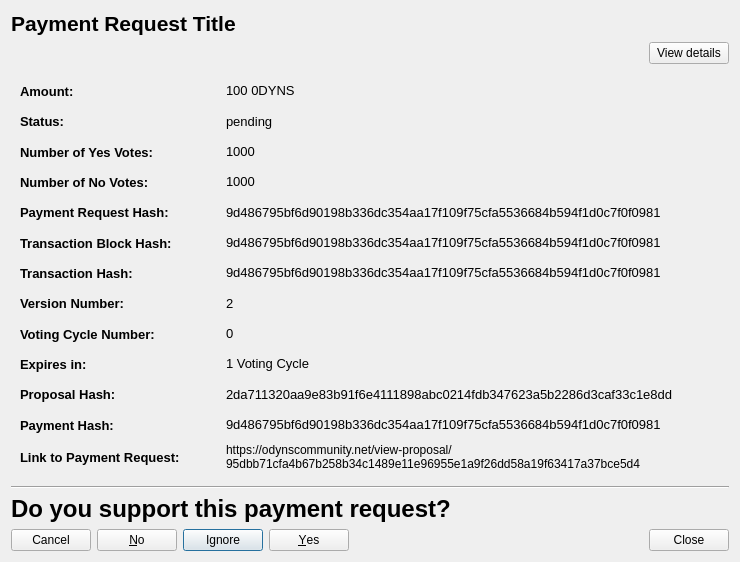
<?xml version="1.0" encoding="UTF-8"?>
<ui version="4.0">
 <class>CommunityFundDisplayPaymentRequestDetailed</class>
 <widget class="QWidget" name="CommunityFundDisplayPaymentRequestDetailed">
  <property name="geometry">
   <rect>
    <x>0</x>
    <y>0</y>
    <width>740</width>
    <height>562</height>
   </rect>
  </property>
  <property name="sizePolicy">
   <sizepolicy hsizetype="Preferred" vsizetype="MinimumExpanding">
    <horstretch>0</horstretch>
    <verstretch>0</verstretch>
   </sizepolicy>
  </property>
  <property name="minimumSize">
   <size>
    <width>740</width>
    <height>300</height>
   </size>
  </property>
  <property name="windowTitle">
   <string>Payment Request Details</string>
  </property>
  <layout class="QVBoxLayout" name="verticalLayout">
   <item>
    <widget class="QLabel" name="labelPaymentRequestTitle">
     <property name="sizePolicy">
      <sizepolicy hsizetype="Preferred" vsizetype="Minimum">
       <horstretch>0</horstretch>
       <verstretch>0</verstretch>
      </sizepolicy>
     </property>
     <property name="maximumSize">
      <size>
       <width>16777215</width>
       <height>500</height>
      </size>
     </property>
     <property name="font">
      <font>
       <pointsize>16</pointsize>
       <weight>75</weight>
       <bold>true</bold>
      </font>
     </property>
     <property name="text">
      <string>Payment Request Title</string>
     </property>
     <property name="wordWrap">
      <bool>true</bool>
     </property>
     <property name="openExternalLinks">
      <bool>false</bool>
     </property>
    </widget>
   </item>
   <item>
    <layout class="QHBoxLayout" name="horizontalLayout_4">
     <item>
      <spacer name="horizontalSpacer">
       <property name="orientation">
        <enum>Qt::Horizontal</enum>
       </property>
       <property name="sizeHint" stdset="0">
        <size>
         <width>40</width>
         <height>20</height>
        </size>
       </property>
      </spacer>
     </item>
     <item>
      <widget class="QPushButton" name="detailsBtn">
       <property name="text">
        <string>View details</string>
       </property>
      </widget>
     </item>
    </layout>
   </item>
   <item>
    <widget class="QWidget" name="detailsWidget" native="true">
     <property name="sizePolicy">
      <sizepolicy hsizetype="Preferred" vsizetype="Expanding">
       <horstretch>0</horstretch>
       <verstretch>0</verstretch>
      </sizepolicy>
     </property>
     <layout class="QVBoxLayout" name="verticalLayout_2">
      <item>
       <layout class="QVBoxLayout" name="verticalLayoutDetailedInfomation_2">
        <item>
         <layout class="QHBoxLayout" name="horizontalLayoutAmount_2">
          <item>
           <widget class="QLabel" name="labelPrequestAmountTitle">
            <property name="sizePolicy">
             <sizepolicy hsizetype="Fixed" vsizetype="Preferred">
              <horstretch>0</horstretch>
              <verstretch>0</verstretch>
             </sizepolicy>
            </property>
            <property name="minimumSize">
             <size>
              <width>200</width>
              <height>0</height>
             </size>
            </property>
            <property name="font">
             <font>
              <pointsize>10</pointsize>
              <weight>75</weight>
              <bold>true</bold>
             </font>
            </property>
            <property name="text">
             <string>Amount:</string>
            </property>
            <property name="textInteractionFlags">
             <set>Qt::NoTextInteraction</set>
            </property>
           </widget>
          </item>
          <item>
           <widget class="QLabel" name="labelPrequestAmount">
            <property name="font">
             <font>
              <pointsize>10</pointsize>
             </font>
            </property>
            <property name="text">
             <string>100 0DYNS</string>
            </property>
            <property name="textInteractionFlags">
             <set>Qt::TextSelectableByMouse</set>
            </property>
           </widget>
          </item>
         </layout>
        </item>
        <item>
         <layout class="QHBoxLayout" name="horizontalLayoutFee_2">
          <item>
           <widget class="QLabel" name="labelPrequestStatusTitle">
            <property name="sizePolicy">
             <sizepolicy hsizetype="Fixed" vsizetype="Preferred">
              <horstretch>0</horstretch>
              <verstretch>0</verstretch>
             </sizepolicy>
            </property>
            <property name="minimumSize">
             <size>
              <width>200</width>
              <height>0</height>
             </size>
            </property>
            <property name="font">
             <font>
              <pointsize>10</pointsize>
              <weight>75</weight>
              <bold>true</bold>
             </font>
            </property>
            <property name="text">
             <string>Status:</string>
            </property>
            <property name="textInteractionFlags">
             <set>Qt::NoTextInteraction</set>
            </property>
           </widget>
          </item>
          <item>
           <widget class="QLabel" name="labelPrequestStatus">
            <property name="font">
             <font>
              <pointsize>10</pointsize>
             </font>
            </property>
            <property name="text">
             <string>pending</string>
            </property>
            <property name="textInteractionFlags">
             <set>Qt::TextSelectableByMouse</set>
            </property>
           </widget>
          </item>
         </layout>
        </item>
        <item>
         <layout class="QHBoxLayout" name="horizontalLayoutAddress_2">
          <item>
           <widget class="QLabel" name="labelPrequestYesTitle">
            <property name="sizePolicy">
             <sizepolicy hsizetype="Fixed" vsizetype="Preferred">
              <horstretch>0</horstretch>
              <verstretch>0</verstretch>
             </sizepolicy>
            </property>
            <property name="minimumSize">
             <size>
              <width>200</width>
              <height>0</height>
             </size>
            </property>
            <property name="font">
             <font>
              <pointsize>10</pointsize>
              <weight>75</weight>
              <bold>true</bold>
             </font>
            </property>
            <property name="text">
             <string>Number of Yes Votes:</string>
            </property>
            <property name="textInteractionFlags">
             <set>Qt::NoTextInteraction</set>
            </property>
           </widget>
          </item>
          <item>
           <widget class="QLabel" name="labelPrequestYes">
            <property name="font">
             <font>
              <pointsize>10</pointsize>
             </font>
            </property>
            <property name="text">
             <string>1000</string>
            </property>
            <property name="textInteractionFlags">
             <set>Qt::TextSelectableByMouse</set>
            </property>
           </widget>
          </item>
         </layout>
        </item>
        <item>
         <layout class="QHBoxLayout" name="horizontalLayoutDeadline_2">
          <item>
           <widget class="QLabel" name="labelPrequestNoTitle">
            <property name="sizePolicy">
             <sizepolicy hsizetype="Fixed" vsizetype="Preferred">
              <horstretch>0</horstretch>
              <verstretch>0</verstretch>
             </sizepolicy>
            </property>
            <property name="minimumSize">
             <size>
              <width>200</width>
              <height>0</height>
             </size>
            </property>
            <property name="font">
             <font>
              <pointsize>10</pointsize>
              <weight>75</weight>
              <bold>true</bold>
             </font>
            </property>
            <property name="text">
             <string>Number of No Votes:</string>
            </property>
            <property name="textInteractionFlags">
             <set>Qt::NoTextInteraction</set>
            </property>
           </widget>
          </item>
          <item>
           <widget class="QLabel" name="labelPrequestNo">
            <property name="font">
             <font>
              <pointsize>10</pointsize>
             </font>
            </property>
            <property name="text">
             <string>1000</string>
            </property>
            <property name="textInteractionFlags">
             <set>Qt::TextSelectableByMouse</set>
            </property>
           </widget>
          </item>
         </layout>
        </item>
        <item>
         <layout class="QHBoxLayout" name="horizontalLayoutExpiresIn_2">
          <item>
           <widget class="QLabel" name="labelPrequestHashTitle">
            <property name="sizePolicy">
             <sizepolicy hsizetype="Fixed" vsizetype="Preferred">
              <horstretch>0</horstretch>
              <verstretch>0</verstretch>
             </sizepolicy>
            </property>
            <property name="minimumSize">
             <size>
              <width>200</width>
              <height>0</height>
             </size>
            </property>
            <property name="font">
             <font>
              <pointsize>10</pointsize>
              <weight>75</weight>
              <bold>true</bold>
             </font>
            </property>
            <property name="text">
             <string>Payment Request Hash:</string>
            </property>
            <property name="textInteractionFlags">
             <set>Qt::NoTextInteraction</set>
            </property>
           </widget>
          </item>
          <item>
           <widget class="QLabel" name="labelPrequestHash">
            <property name="font">
             <font>
              <pointsize>10</pointsize>
             </font>
            </property>
            <property name="text">
             <string>9d486795bf6d90198b336dc354aa17f109f75cfa5536684b594f1d0c7f0f0981</string>
            </property>
            <property name="textInteractionFlags">
             <set>Qt::TextSelectableByMouse</set>
            </property>
           </widget>
          </item>
         </layout>
        </item>
        <item>
         <layout class="QHBoxLayout" name="horizontalLayoutStatus_2">
          <item>
           <widget class="QLabel" name="labelPrequestTransactionBlockHashTitle">
            <property name="sizePolicy">
             <sizepolicy hsizetype="Fixed" vsizetype="Preferred">
              <horstretch>0</horstretch>
              <verstretch>0</verstretch>
             </sizepolicy>
            </property>
            <property name="minimumSize">
             <size>
              <width>200</width>
              <height>0</height>
             </size>
            </property>
            <property name="font">
             <font>
              <pointsize>10</pointsize>
              <weight>75</weight>
              <bold>true</bold>
             </font>
            </property>
            <property name="text">
             <string>Transaction Block Hash:</string>
            </property>
            <property name="textInteractionFlags">
             <set>Qt::NoTextInteraction</set>
            </property>
           </widget>
          </item>
          <item>
           <widget class="QLabel" name="labelPrequestTransactionBlockHash">
            <property name="font">
             <font>
              <pointsize>10</pointsize>
             </font>
            </property>
            <property name="text">
             <string>9d486795bf6d90198b336dc354aa17f109f75cfa5536684b594f1d0c7f0f0981</string>
            </property>
            <property name="textInteractionFlags">
             <set>Qt::TextSelectableByMouse</set>
            </property>
           </widget>
          </item>
         </layout>
        </item>
        <item>
         <layout class="QHBoxLayout" name="horizontalLayoutNumberYesVotes_2">
          <item>
           <widget class="QLabel" name="labelPrequestTransactionHashTitle">
            <property name="sizePolicy">
             <sizepolicy hsizetype="Fixed" vsizetype="Preferred">
              <horstretch>0</horstretch>
              <verstretch>0</verstretch>
             </sizepolicy>
            </property>
            <property name="minimumSize">
             <size>
              <width>200</width>
              <height>0</height>
             </size>
            </property>
            <property name="font">
             <font>
              <pointsize>10</pointsize>
              <weight>75</weight>
              <bold>true</bold>
             </font>
            </property>
            <property name="text">
             <string>Transaction Hash:</string>
            </property>
            <property name="textInteractionFlags">
             <set>Qt::NoTextInteraction</set>
            </property>
           </widget>
          </item>
          <item>
           <widget class="QLabel" name="labelPrequestTransactionHash">
            <property name="font">
             <font>
              <pointsize>10</pointsize>
             </font>
            </property>
            <property name="text">
             <string>9d486795bf6d90198b336dc354aa17f109f75cfa5536684b594f1d0c7f0f0981</string>
            </property>
            <property name="textInteractionFlags">
             <set>Qt::TextSelectableByMouse</set>
            </property>
           </widget>
          </item>
         </layout>
        </item>
        <item>
         <layout class="QHBoxLayout" name="horizontalLayoutNumberNoVotes_2">
          <item>
           <widget class="QLabel" name="labelPrequestVersionNoTitle">
            <property name="sizePolicy">
             <sizepolicy hsizetype="Fixed" vsizetype="Preferred">
              <horstretch>0</horstretch>
              <verstretch>0</verstretch>
             </sizepolicy>
            </property>
            <property name="minimumSize">
             <size>
              <width>200</width>
              <height>0</height>
             </size>
            </property>
            <property name="font">
             <font>
              <pointsize>10</pointsize>
              <weight>75</weight>
              <bold>true</bold>
             </font>
            </property>
            <property name="text">
             <string>Version Number:</string>
            </property>
            <property name="textInteractionFlags">
             <set>Qt::NoTextInteraction</set>
            </property>
           </widget>
          </item>
          <item>
           <widget class="QLabel" name="labelPrequestVersionNo">
            <property name="font">
             <font>
              <pointsize>10</pointsize>
             </font>
            </property>
            <property name="text">
             <string>2</string>
            </property>
            <property name="textInteractionFlags">
             <set>Qt::TextSelectableByMouse</set>
            </property>
           </widget>
          </item>
         </layout>
        </item>
        <item>
         <layout class="QHBoxLayout" name="horizontalLayoutTransactionBlockHash_2">
          <item>
           <widget class="QLabel" name="labelPrequestVotingCycleTitle">
            <property name="sizePolicy">
             <sizepolicy hsizetype="Fixed" vsizetype="Preferred">
              <horstretch>0</horstretch>
              <verstretch>0</verstretch>
             </sizepolicy>
            </property>
            <property name="minimumSize">
             <size>
              <width>200</width>
              <height>0</height>
             </size>
            </property>
            <property name="font">
             <font>
              <pointsize>10</pointsize>
              <weight>75</weight>
              <bold>true</bold>
             </font>
            </property>
            <property name="text">
             <string>Voting Cycle Number:</string>
            </property>
            <property name="textInteractionFlags">
             <set>Qt::NoTextInteraction</set>
            </property>
           </widget>
          </item>
          <item>
           <widget class="QLabel" name="labelPrequestVotingCycle">
            <property name="font">
             <font>
              <pointsize>10</pointsize>
             </font>
            </property>
            <property name="text">
             <string>0</string>
            </property>
            <property name="textInteractionFlags">
             <set>Qt::TextSelectableByMouse</set>
            </property>
           </widget>
          </item>
         </layout>
        </item>
        <item>
         <layout class="QHBoxLayout" name="horizontalLayout_3">
          <property name="topMargin">
           <number>0</number>
          </property>
          <item>
           <widget class="QLabel" name="labelPrequestExpiryTitle">
            <property name="sizePolicy">
             <sizepolicy hsizetype="Minimum" vsizetype="Preferred">
              <horstretch>0</horstretch>
              <verstretch>0</verstretch>
             </sizepolicy>
            </property>
            <property name="minimumSize">
             <size>
              <width>200</width>
              <height>0</height>
             </size>
            </property>
            <property name="maximumSize">
             <size>
              <width>200</width>
              <height>16777215</height>
             </size>
            </property>
            <property name="font">
             <font>
              <pointsize>10</pointsize>
              <weight>75</weight>
              <bold>true</bold>
             </font>
            </property>
            <property name="text">
             <string>Expires in:</string>
            </property>
           </widget>
          </item>
          <item>
           <widget class="QLabel" name="labelPrequestExpiry">
            <property name="font">
             <font>
              <pointsize>10</pointsize>
             </font>
            </property>
            <property name="text">
             <string>1 Voting Cycle</string>
            </property>
            <property name="textInteractionFlags">
             <set>Qt::TextSelectableByMouse</set>
            </property>
           </widget>
          </item>
         </layout>
        </item>
        <item>
         <layout class="QHBoxLayout" name="horizontalLayoutTransactionHash_2">
          <item>
           <widget class="QLabel" name="labelPrequestProposalHashTitle">
            <property name="sizePolicy">
             <sizepolicy hsizetype="Fixed" vsizetype="Preferred">
              <horstretch>0</horstretch>
              <verstretch>0</verstretch>
             </sizepolicy>
            </property>
            <property name="minimumSize">
             <size>
              <width>200</width>
              <height>0</height>
             </size>
            </property>
            <property name="font">
             <font>
              <pointsize>10</pointsize>
              <weight>75</weight>
              <bold>true</bold>
             </font>
            </property>
            <property name="text">
             <string>Proposal Hash:</string>
            </property>
            <property name="textInteractionFlags">
             <set>Qt::NoTextInteraction</set>
            </property>
           </widget>
          </item>
          <item>
           <widget class="QLabel" name="labelPrequestProposalHash">
            <property name="font">
             <font>
              <pointsize>10</pointsize>
             </font>
            </property>
            <property name="text">
             <string>2da711320aa9e83b91f6e4111898abc0214fdb347623a5b2286d3caf33c1e8dd</string>
            </property>
            <property name="textInteractionFlags">
             <set>Qt::TextSelectableByMouse</set>
            </property>
           </widget>
          </item>
         </layout>
        </item>
        <item>
         <layout class="QHBoxLayout" name="horizontalLayout_2">
          <property name="topMargin">
           <number>0</number>
          </property>
          <item>
           <widget class="QLabel" name="labelPrequestPaymentHashTitle">
            <property name="sizePolicy">
             <sizepolicy hsizetype="Minimum" vsizetype="Preferred">
              <horstretch>0</horstretch>
              <verstretch>0</verstretch>
             </sizepolicy>
            </property>
            <property name="minimumSize">
             <size>
              <width>200</width>
              <height>0</height>
             </size>
            </property>
            <property name="maximumSize">
             <size>
              <width>200</width>
              <height>16777215</height>
             </size>
            </property>
            <property name="font">
             <font>
              <pointsize>10</pointsize>
              <weight>75</weight>
              <bold>true</bold>
             </font>
            </property>
            <property name="text">
             <string>Payment Hash:</string>
            </property>
           </widget>
          </item>
          <item>
           <widget class="QLabel" name="labelPrequestPaymentHash">
            <property name="font">
             <font>
              <pointsize>10</pointsize>
             </font>
            </property>
            <property name="text">
             <string>9d486795bf6d90198b336dc354aa17f109f75cfa5536684b594f1d0c7f0f0981</string>
            </property>
            <property name="textInteractionFlags">
             <set>Qt::TextSelectableByMouse</set>
            </property>
           </widget>
          </item>
         </layout>
        </item>
        <item>
         <layout class="QHBoxLayout" name="horizontalLayoutLinkToPaymentRequest_2">
          <item>
           <widget class="QLabel" name="labelPrequestLinkTitle">
            <property name="sizePolicy">
             <sizepolicy hsizetype="Fixed" vsizetype="Preferred">
              <horstretch>0</horstretch>
              <verstretch>0</verstretch>
             </sizepolicy>
            </property>
            <property name="minimumSize">
             <size>
              <width>200</width>
              <height>0</height>
             </size>
            </property>
            <property name="font">
             <font>
              <pointsize>10</pointsize>
              <weight>75</weight>
              <bold>true</bold>
             </font>
            </property>
            <property name="text">
             <string>Link to Payment Request:</string>
            </property>
            <property name="textInteractionFlags">
             <set>Qt::NoTextInteraction</set>
            </property>
           </widget>
          </item>
          <item>
           <widget class="QLabel" name="labelPrequestLink">
            <property name="text">
             <string>https://odynscommunity.net/view-proposal/95dbb71cfa4b67b258b34c1489e11e96955e1a9f26dd58a19f63417a37bce5d4</string>
            </property>
            <property name="wordWrap">
             <bool>true</bool>
            </property>
            <property name="openExternalLinks">
             <bool>true</bool>
            </property>
            <property name="textInteractionFlags">
             <set>Qt::TextBrowserInteraction</set>
            </property>
           </widget>
          </item>
         </layout>
        </item>
       </layout>
      </item>
     </layout>
    </widget>
   </item>
   <item>
    <widget class="Line" name="line">
     <property name="orientation">
      <enum>Qt::Horizontal</enum>
     </property>
    </widget>
   </item>
   <item>
    <widget class="QLabel" name="label">
     <property name="font">
      <font>
       <pointsize>18</pointsize>
       <weight>75</weight>
       <bold>true</bold>
      </font>
     </property>
     <property name="text">
      <string>Do you support this payment request?</string>
     </property>
    </widget>
   </item>
   <item>
    <layout class="QHBoxLayout" name="horizontalLayoutButtons_2">
     <item>
      <widget class="QDialogButtonBox" name="buttonBoxYesNoVote_2">
       <property name="layoutDirection">
        <enum>Qt::RightToLeft</enum>
       </property>
       <property name="standardButtons">
        <set>QDialogButtonBox::Cancel|QDialogButtonBox::Ignore|QDialogButtonBox::No|QDialogButtonBox::Yes</set>
       </property>
      </widget>
     </item>
     <item>
      <spacer name="horizontalSpacerButtons_2">
       <property name="orientation">
        <enum>Qt::Horizontal</enum>
       </property>
       <property name="sizeHint" stdset="0">
        <size>
         <width>40</width>
         <height>20</height>
        </size>
       </property>
      </spacer>
     </item>
     <item>
      <widget class="QPushButton" name="pushButtonClose_2">
       <property name="text">
        <string>Close</string>
       </property>
      </widget>
     </item>
    </layout>
   </item>
  </layout>
 </widget>
 <tabstops>
  <tabstop>pushButtonClose_2</tabstop>
 </tabstops>
 <resources/>
 <connections/>
</ui>
